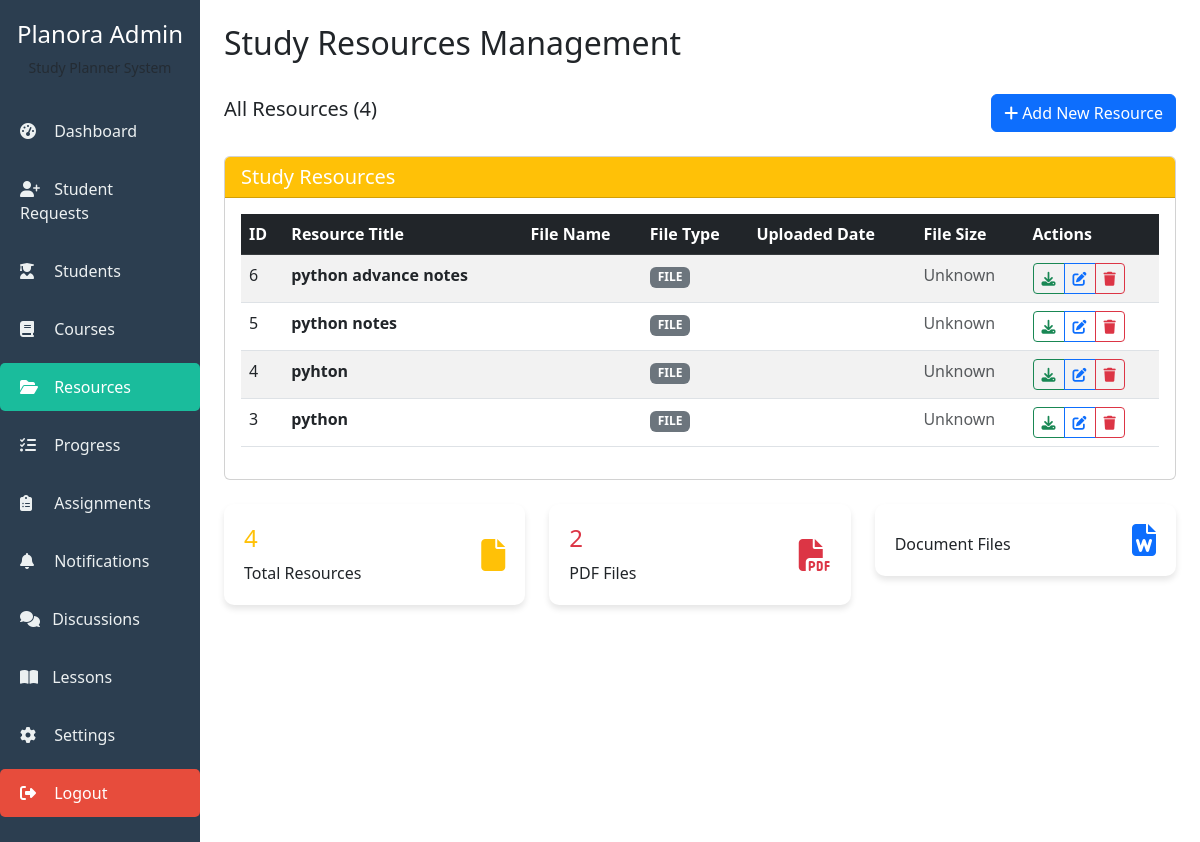
The app's page /resources/ (signed in) with its own data.
### core/models.py (models this page shows, shortened)
class Resource(models.Model):
    RESOURCE_TYPES = [
        ('pdf', 'PDF File'),
        ('youtube', 'YouTube Video'),
        ('link', 'External Link'),
        ('video', 'Video File'),
    ]
    title = models.CharField(max_length=200)
    description = models.TextField(blank=True)
    resource_type = models.CharField(max_length=10, choices=RESOURCE_TYPES)
    pdf_file = models.FileField(upload_to='resources/pdfs/', blank=True, null=True)
    video_file = models.FileField(upload_to='resources/videos/', blank=True, null=True)
    url = models.URLField(blank=True)
    subject = models.CharField(max_length=100)
    grade_level = models.CharField(max_length=50, null=True, blank=True)
    created_at = models.DateTimeField(auto_now_add=True)
    created_by = models.ForeignKey(User, on_delete=models.CASCADE, null=True, blank=True)

### core/views.py (the view)
# urls.py: path('resources/', views.admin_resources, name='resources'),
@login_required
def admin_resources(request):
    if not request.user.is_staff and not request.user.is_superuser:
        messages.error(request, "Access denied!")
        return redirect('home')
    resources = Resource.objects.all().order_by('-created_at')
    pdf_count = resources.filter(resource_type='pdf').count()
    youtube_count = resources.filter(resource_type='youtube').count()
    link_count = resources.filter(resource_type='link').count()
    video_count = resources.filter(resource_type='video').count()
    context = {
        'resources': resources,
        'pdf_count': pdf_count,
        'youtube_count': youtube_count,
        'link_count': link_count,
        'video_count': video_count,
        'total_resources': resources.count(),
    }
    return render(request, 'admin_panel/resources.html', context)

### core/templates/admin_panel/resources.html (shortened to what this page needs)
{% extends 'admin_panel/base_admin.html' %}
{% load static %}
{% block page_title %}Study Resources Management{% endblock %}
{% block content %}
<div class="d-flex justify-content-between align-items-center mb-4">
    <h5>All Resources ({{ resources|length }})</h5>
    <a href="{% url 'add_resource' %}" class="btn btn-primary">
        <i class="fas fa-plus me-1"></i>Add New Resource
    </a>
</div>
<div class="card">
    <div class="card-header bg-warning text-white">
        <h5 class="mb-0">Study Resources</h5>
    </div>
    <div class="card-body">
        {% if resources %}
        <div class="table-responsive">
            <table class="table table-striped table-hover">
                <thead class="table-dark">
                    <tr>
                        <th>ID</th>
                        <th>Resource Title</th>
                        <th>File Name</th>
                        <th>File Type</th>
                        <th>Uploaded Date</th>
                        <th>File Size</th>
                        <th>Actions</th>
                    </tr>
                </thead>
                <tbody>
                    {% for resource in resources %}
                    <tr>
                        <td>{{ resource.id }}</td>
                        <td>
                            <strong>{{ resource.title }}</strong>
                        </td>
                        <td>
                        </td>
                        <td>
                            {% if resource.file.name|lower|slice:"-4:" == ".pdf" %}
                            <span class="badge bg-danger">PDF</span>
                            {% elif resource.file.name|lower|slice:"-4:" == ".doc" or resource.file.name|lower|slice:"-5:" == ".docx" %}
                            <span class="badge bg-primary">DOC</span>
                            {% elif resource.file.name|lower|slice:"-4:" == ".ppt" or resource.file.name|lower|slice:"-5:" == ".pptx" %}
                            <span class="badge bg-warning">PPT</span>
                            {% else %}
                            <span class="badge bg-secondary">FILE</span>
                            {% endif %}
                        </td>
                        <td>{{ resource.uploaded_at|date:"M d, Y" }}</td>
                        <td>
                            {% if resource.file.size %}
                                {{ resource.file.size|filesizeformat }}
                            {% else %}
                                <span class="text-muted">Unknown</span>
                            {% endif %}
                        </td>
                        <td>
                            <div class="btn-group btn-group-sm">
                                <a href="{{ resource.file.url }}" class="btn btn-outline-success" target="_blank">
                                    <i class="fas fa-download"></i>
                                </a>
                                <a href="{% url 'edit_resource' resource.id %}" class="btn btn-outline-primary">
                                    <i class="fas fa-edit"></i>
                                </a>
                                <button type="button" class="btn btn-outline-danger" data-bs-toggle="modal" data-bs-target="#deleteModal{{ resource.id }}">
                                    <i class="fas fa-trash"></i>
                                </button>
                            </div>
                        </td>
                    </tr>
                    {% endfor %}
                </tbody>
            </table>
        </div>
        {% endif %}
    </div>
</div>
<div class="row mt-4">
    <div class="col-md-4">
        <div class="stat-card" style="border-left-color: #f39c12;">
            <div class="d-flex align-items-center">
                <div class="flex-grow-1">
                    <h4 class="text-warning">{{ resources|length }}</h4>
                    <p class="mb-0">Total Resources</p>
                </div>
                <i class="fas fa-file fa-2x text-warning"></i>
            </div>
        </div>
    </div>
    <div class="col-md-4">
        <div class="stat-card" style="border-left-color: #e74c3c;">
            <div class="d-flex align-items-center">
                <div class="flex-grow-1">
                    <h4 class="text-danger">{{ pdf_count }}</h4>
                    <p class="mb-0">PDF Files</p>
                </div>
                <i class="fas fa-file-pdf fa-2x text-danger"></i>
            </div>
        </div>
    </div>
    <div class="col-md-4">
        <div class="stat-card" style="border-left-color: #3498db;">
            <div class="d-flex align-items-center">
                <div class="flex-grow-1">
                    <p class="mb-0">Document Files</p>
                </div>
                <i class="fas fa-file-word fa-2x text-primary"></i>
            </div>
        </div>
    </div>
</div>
{% endblock %}

### core/templates/admin_panel/base_admin.html (style rules this page uses)
.stat-card { background: white; padding: 20px; border-radius: 8px; box-shadow: 0 2px 4px rgba(0,0,0,0.1); border-left: 4px solid #ccc; margin-bottom: 20px; }
.stat-card { background: white; border-radius: 10px; padding: 20px; box-shadow: 0 4px 6px rgba(0,0,0,0.1); border: none; transition: transform 0.2s; }

### records on screen
Resource: id "6", title "python advance notes"
Resource: id "5", title "python notes"
Resource: id "4", title "pyhton"
Resource: id "3", title "python"

### other values on screen
{{ resources|length }} "4"
{{ pdf_count }} "2"
